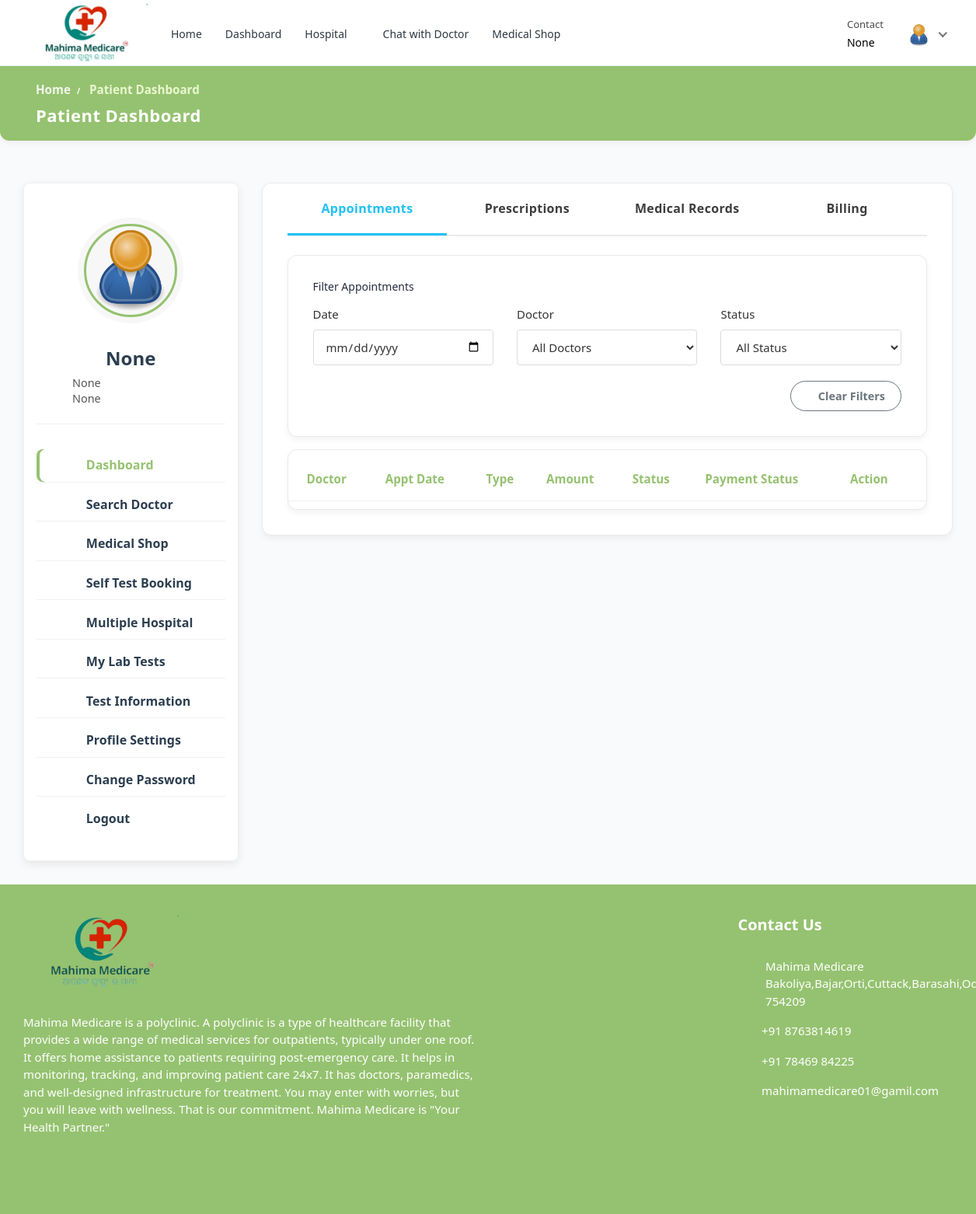
Screenshot of /patient-dashboard/ (signed in) with the database file from the repository.
### hospital/models.py (models this page shows, shortened)
class Patient(models.Model):
    patient_id = models.AutoField(primary_key=True)
    user = models.OneToOneField(User, on_delete=models.CASCADE, null=True, blank=True, related_name='patient')
    name = models.CharField(max_length=200, null=True, blank=True)
    username = models.CharField(max_length=200, null=True, blank=True)
    age = models.IntegerField(null=True, blank=True)
    email = models.EmailField(max_length=200, null=True, blank=True)
    phone_number = models.IntegerField(null=True, blank=True)
    address = models.CharField(max_length=200, null=True, blank=True)
    featured_image = models.ImageField(upload_to='patients/', default='patients/user-default.png', null=True, blank=True)
    blood_group = models.CharField(max_length=200, null=True, blank=True)
    history = models.CharField(max_length=200, null=True, blank=True)
    dob = models.CharField(max_length=200, null=True, blank=True)
    nid = models.CharField(max_length=200, null=True, blank=True)
    serial_number = models.CharField(max_length=200, null=True, blank=True)
    prescription_image = models.ImageField(upload_to='prescriptions/', null=True, blank=True, help_text='Upload prescription image for pharmacist')
    prescription_notes = models.TextField(null=True, blank=True, help_text='Additional notes about prescription')
    prescription_uploaded_at = models.DateTimeField(null=True, blank=True)
    login_status = models.CharField(max_length=200, null=True, blank=True, default="offline")

### hospital/views.py (the view, shortened to what this page needs)
# urls.py: path('patient-dashboard/', views.patient_dashboard, name='patient-dashboard'),
@csrf_exempt
@login_required(login_url="login")
@cache_control(no_cache=True, must_revalidate=True, no_store=True)
def patient_dashboard(request):
    if request.user.is_patient:
        patient = Patient.objects.get(user=request.user)
        from datetime import datetime, timedelta
        from django.utils import timezone
        reports = Report.objects.filter(patient=patient).order_by('-uploaded_at')
        reports_pending = reports.filter(status='pending').count()
        reports_processing = reports.filter(status='processing').count()
        reports_completed = reports.filter(status='completed').count()
        reports_delivered = reports.filter(status='delivered').count()
        recent_reports = reports.filter(
            uploaded_at__gte=timezone.now() - timedelta(days=30)
        )
        prescriptions = Prescription.objects.filter(patient=patient).order_by('-prescription_id')
        recent_prescriptions = prescriptions.filter(
            created_at__gte=timezone.now() - timedelta(days=30)
        ) if hasattr(Prescription, 'created_at') else prescriptions[:5]
        all_appointments = Appointment.objects.filter(patient=patient)
        upcoming_appointments = all_appointments.filter(
            Q(appointment_status='pending') | Q(appointment_status='confirmed')
        ).order_by('date')
        completed_appointments = all_appointments.filter(
            appointment_status='completed'
        ).count()
        from razorpay_payment.models import RazorpayPayment
        payments = RazorpayPayment.objects.filter(
            patient=patient,
            status='captured'
        ).order_by('-created_at')
        from pharmacy.models import Order
        pharmacy_orders = Order.objects.filter(
            user=request.user,
            ordered=True,
            payment_status='paid'
        ).order_by('-created')
        total_payments = payments.count()
        total_amount_paid = sum([payment.amount for payment in payments])
        recent_payments = payments[:5]  # Last 5 payments
        health_summary = {
            'total_reports': reports.count(),
            'total_prescriptions': prescriptions.count(),
            'total_appointments': all_appointments.count(),
            'completed_appointments': completed_appointments,
            'total_payments': total_payments,
            'total_amount_paid': total_amount_paid,
        }
        urgent_notifications = []
        ready_reports = reports.filter(status='completed')
        today = timezone.now().date()
        tomorrow = today + timedelta(days=1)
        upcoming_soon = upcoming_appointments.filter(date=tomorrow)
        context = {
            'patient': patient,
            'appointments': upcoming_appointments,
            'payments': recent_payments,
            'report': reports,
            'prescription': recent_prescriptions,
            'pharmacy_orders': pharmacy_orders,
            'health_summary': health_summary,
            'reports_stats': {
                'pending': reports_pending,
                'processing': reports_processing,
                'completed': reports_completed,
                'delivered': reports_delivered,
            },
            'recent_reports': recent_reports,
            'urgent_notifications': urgent_notifications,
            'total_amount_paid': total_amount_paid,
        }
    else:
        return redirect('logout')
    return render(request, 'patient-dashboard.html', context)

### templates/patient-dashboard.html (shortened to what this page needs)
{% load static %}
<!DOCTYPE html>
<html lang="en">
<head>
  <link rel="stylesheet" href="{% static 'HealthStack-System/css/Normal/bootstrap.min.css' %}" />
  <link rel="stylesheet" href="{% static 'HealthStack-System/plugins/Normal/fontawesome/css/all.min.css' %}" />
  <link rel="stylesheet" href="{% static 'HealthStack-System/css/Normal/style.css' %}" />
</head>
<body>
  <div class="main-wrapper">
    <header class="header">
      {% include 'patient_navbar.html' %}
    </header>
    <div class="breadcrumb-bar">
      <div class="container-fluid">
        <div class="row align-items-center">
          <div class="col-md-12 col-12">
            <nav aria-label="breadcrumb" class="page-breadcrumb">
              <ol class="breadcrumb">
                <li class="breadcrumb-item">
                  <a href="{% url 'patient-dashboard' %}">Home</a>
                </li>
                <li class="breadcrumb-item active" aria-current="page">
                  Patient Dashboard
                </li>
              </ol>
            </nav>
            <h2 class="breadcrumb-title">Patient Dashboard</h2>
          </div>
        </div>
      </div>
    </div>
    <div class="content">
      <div class="container-fluid">
        <div class="row">
          <div class="col-md-5 col-lg-4 col-xl-3 theiaStickySidebar">
            <div>{% include 'patient-sidebar.html' %}</div>
          </div>
          <div class="col-md-7 col-lg-8 col-xl-9">
            <div class="card">
              <div class="card-body pt-0">
                <nav class="user-tabs mb-4">
                  <ul class="nav nav-tabs nav-tabs-bottom nav-justified">
                    <li class="nav-item">
                      <a class="nav-link active" href="#pat_appointments" data-toggle="tab">
                        Appointments
                      </a>
                    </li>
                    <li class="nav-item">
                      <a class="nav-link" href="#pat_prescriptions" data-toggle="tab">
                        Prescriptions
                      </a>
                    </li>
                    <li class="nav-item">
                      <a class="nav-link" href="#pat_medical_records" data-toggle="tab">
                        Medical Records
                      </a>
                    </li>
                    <li class="nav-item">
                      <a class="nav-link" href="#pat_billing" data-toggle="tab">
                        Billing
                      </a>
                    </li>
                  </ul>
                </nav>
                <div class="tab-content pt-0">
                  <div id="pat_appointments" class="tab-pane fade show active">
                    <div class="card mb-3">
                      <div class="card-body">
                        <h6 class="card-title mb-3">Filter Appointments</h6>
                        <div class="row">
                          <div class="col-md-4">
                            <div class="form-group">
                              <label for="dateFilter">Date</label>
                              <input type="date" class="form-control" id="dateFilter" placeholder="Select date">
                            </div>
                          </div>
                          <div class="col-md-4">
                            <div class="form-group">
                              <label for="doctorFilter">Doctor</label>
                              <select class="form-control" id="doctorFilter">
                                <option value="">All Doctors</option>
                              </select>
                            </div>
                          </div>
                          <div class="col-md-4">
                            <div class="form-group">
                              <label for="statusFilter">Status</label>
                              <select class="form-control" id="statusFilter">
                                <option value="">All Status</option>
                              </select>
                            </div>
                          </div>
                        </div>
                        <div class="row">
                          <div class="col-12 text-right">
                            <button id="clearFilters" class="btn btn-outline-secondary btn-sm">
                              <i class="fas fa-times"></i> Clear Filters
                            </button>
                          </div>
                        </div>
                      </div>
                    </div>
                    <div class="card card-table mb-0">
                      <div class="card-body p-0">
                        <div class="table-responsive">
                          <table class="table table-hover mb-0">
                            <thead>
                              <tr>
                                <th>Doctor</th>
                                <th>Appt Date</th>
                                <th>Type</th>
                                <th>Amount</th>
                                <th>Status</th>
                                <th>Payment Status</th>
                                <th>Action</th>
                              </tr>
                            </thead>
                          </table>
                        </div>
                      </div>
                    </div>
                  </div>
                </div>
              </div>
            </div>
          </div>
        </div>
      </div>
    </div>
    {% include 'footer.html' %}
  </div>
  </body>
</html>

### templates/patient_navbar.html (shortened to what this page needs)
{% load static %}
<nav class="navbar navbar-expand-lg header-nav">
  <div class="navbar-header">
    <a href="{% url 'hospital_home'%}" class="navbar-brand logo">
      <img
        src="{% static 'HealthStack-System/images/Normal/logo.png' %}"
        class="img-fluid"
        alt="Logo"
      />
    </a>
  </div>
  <div class="main-menu-wrapper">
    <ul class="main-nav">
      <li>
        <a href="{% url 'hospital_home'%}">Home</a>
      </li>
      <li>
        <a href="{% url 'patient-dashboard' %}">Dashboard</a>
      </li>
      <li class="has-submenu">
        <a href="#">Hospital <i class="fas fa-chevron-down"></i></a>
      </li>
      {% if user.is_authenticated and user.is_patient %}
      <li>
        <a href="{% url 'chat-home' pk=user.id %}">Chat with Doctor</a>
      </li>
      {% endif %}
      <li>
        <a href="{% url 'pharmacy_shop' %}">Medical Shop</a>
      </li>
    </ul>
  </div>
  <ul class="nav header-navbar-rht">
    <li class="nav-item contact-item">
      <div class="header-contact-img">
        <i class="far fa-hospital"></i>
      </div>
      <div class="header-contact-detail">
        <p class="contact-header">Contact</p>
        <p class="contact-info-header">{{patient.phone_number}}</p>
      </div>
    </li>
    <li class="nav-item dropdown has-arrow logged-item">
      <a href="#" class="dropdown-toggle nav-link" data-toggle="dropdown">
        <span class="user-img">
          <img
            class="rounded-circle"
            src="{{patient.featured_image.url}}"
            width="31"
            alt="Richard Wilson"
          />
        </span>
      </a>
    </li>
  </ul>
</nav>

### templates/patient-sidebar.html (shortened to what this page needs)
{% load static %}
<div class="profile-sidebar">
  <div class="widget-profile pro-widget-content">
    <div class="profile-info-widget">
      <a href="#" class="booking-doc-img">
        <img src="{{ patient.featured_image.url }}" alt="User Image" loading="lazy" />
      </a>
      <div class="profile-det-info">
        <h3>{{ patient.name }}</h3>
        <div class="patient-details">
          <h5>
            <i class="fas fa-birthday-cake"></i> {{ patient.dob }}
          </h5>
          <h5>
            <i class="fas fa-map-marker-alt"></i> {{ patient.address }}
          </h5>
        </div>
      </div>
    </div>
  </div>
  <nav class="dashboard-menu sidebar">
    <ul>
      <li class="{% if request.resolver_match.url_name == 'patient-dashboard' %}active{% endif %}">
        <a href="{% url 'patient-dashboard' %}">
          <i class="fas fa-columns"></i>
          <span>Dashboard</span>
        </a>
      </li>
      <li class="{% if request.resolver_match.url_name == 'search' %}active{% endif %}">
        <a href="{% url 'search' %}">
          <i class="fas fa-user-md"></i>
          <span>Search Doctor</span>
        </a>
      </li>
      <li class="{% if request.resolver_match.url_name == 'pharmacy_shop' %}active{% endif %}">
        <a href="{% url 'pharmacy_shop' %}">
          <i class="fas fa-capsules"></i>
          <span>Medical Shop</span>
        </a>
      </li>
      <li class="{% if request.resolver_match.url_name == 'standalone-test-booking' %}active{% endif %}">
        <a href="{% url 'standalone-test-booking' %}">
          <i class="fas fa-flask"></i>
          <span>Self Test Booking</span>
        </a>
      </li>
      <li class="{% if request.resolver_match.url_name == 'multiple-hospital' %}active{% endif %}">
        <a href="{% url 'multiple-hospital' %}">
          <i class="fas fa-hospital"></i>
          <span>Multiple Hospital</span>
        </a>
      </li>
      <li class="{% if request.resolver_match.url_name == 'patient-lab-tests' %}active{% endif %}">
        <a href="{% url 'patient-lab-tests' %}">
          <i class="fas fa-vial"></i>
          <span>My Lab Tests</span>
        </a>
      </li>
      <li class="{% if request.resolver_match.url_name == 'doctor-test-list' %}active{% endif %}">
        <a href="{% url 'doctor-test-list' %}" target="_blank">
          <i class="fas fa-hourglass-start"></i>
          <span>Test Information</span>
        </a>
      </li>
      <li class="{% if request.resolver_match.url_name == 'profile-settings' %}active{% endif %}">
        <a href="{% url 'profile-settings' %}">
          <i class="fas fa-user-cog"></i>
          <span>Profile Settings</span>
        </a>
      </li>
      <li class="{% if request.resolver_match.url_name == 'change-password' %}active{% endif %}">
        <a href="{% url 'change-password' pk=user.id %}">
          <i class="fas fa-lock"></i>
          <span>Change Password</span>
        </a>
      </li>
      <li>
        <a href="#" id="logout-link">
          <i class="fas fa-sign-out-alt"></i>
          <span>Logout</span>
        </a>
      </li>
    </ul>
  </nav>
</div>

### rows the page displays
Patient: phone_number "None", featured_image (placeholder picture), name "None", dob "None", address "None"
